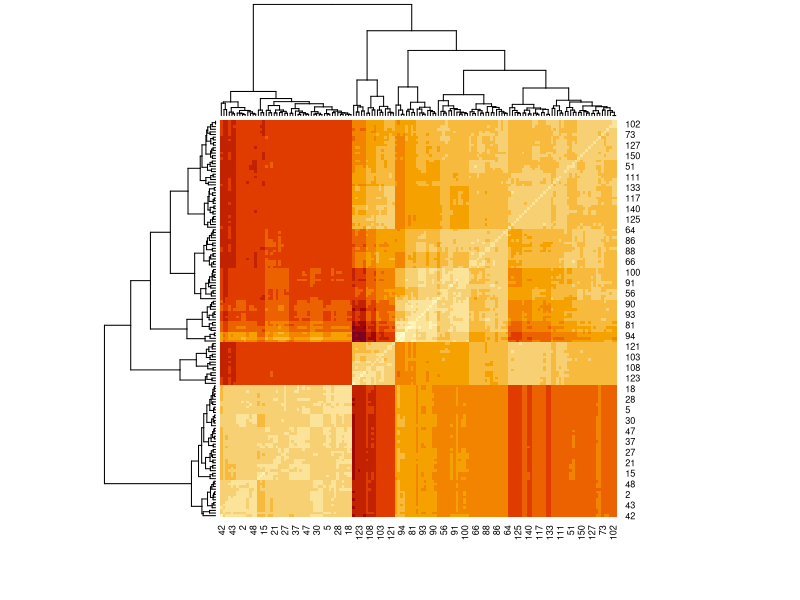
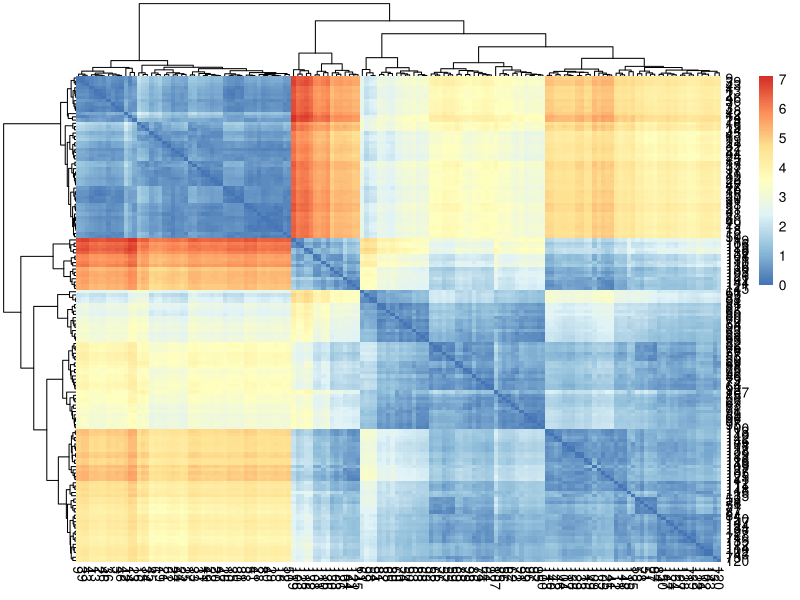
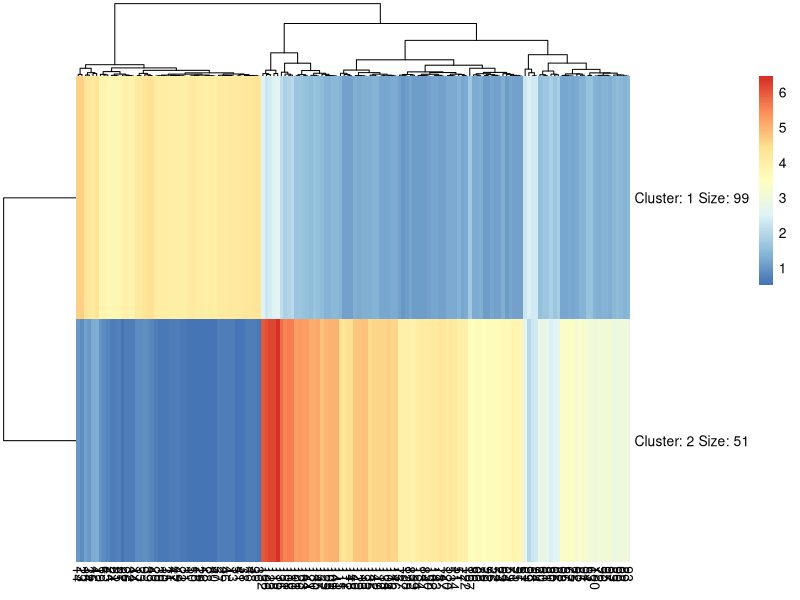
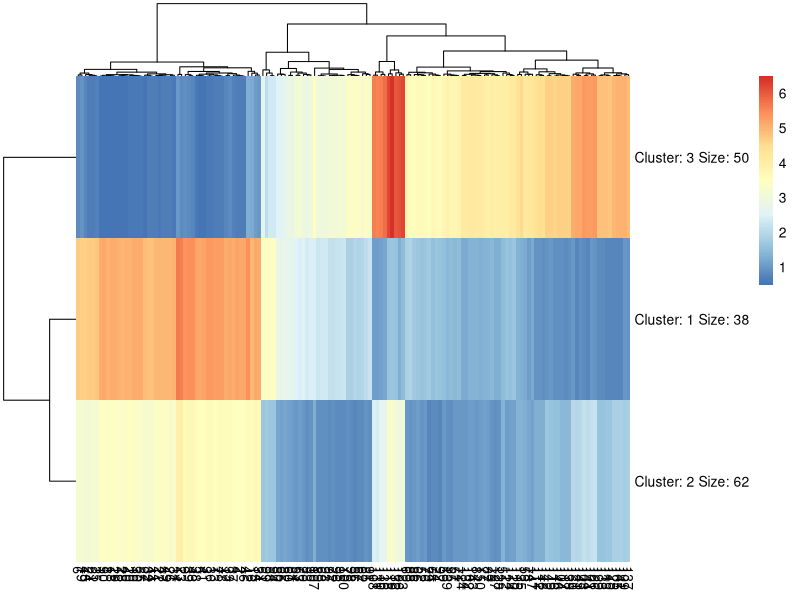
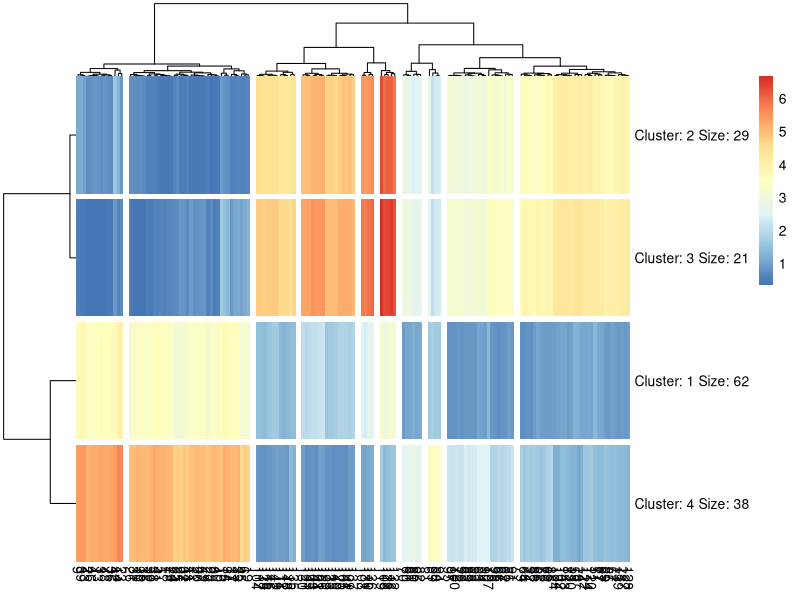
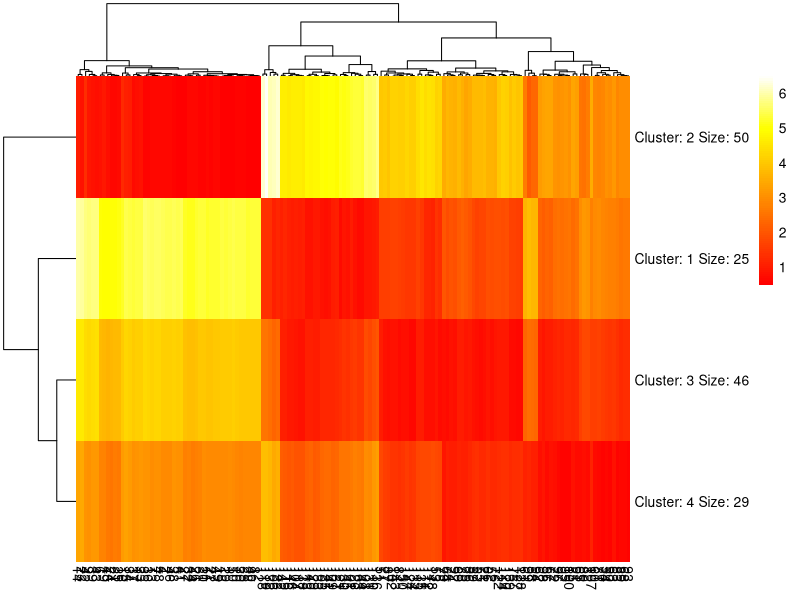
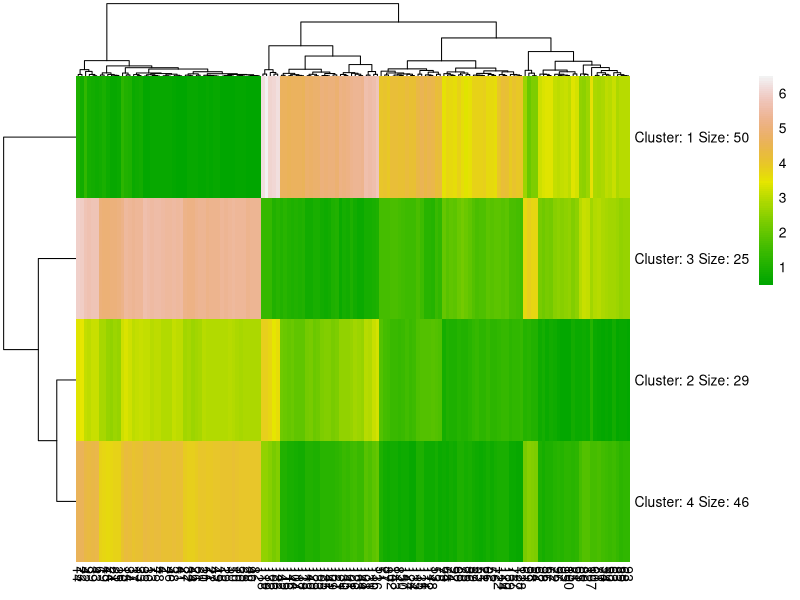
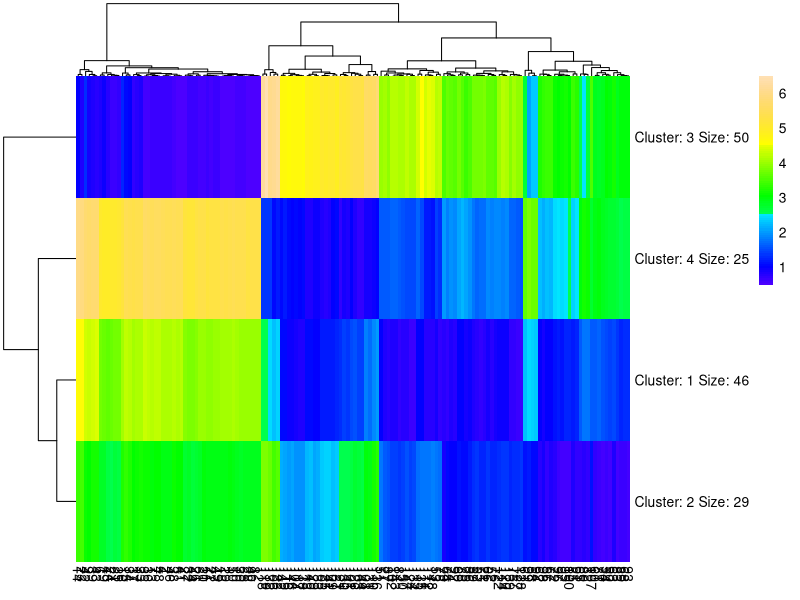

R code for these plots, in order:
#矩陣 (matrix) 是二維資料物件
#由列 (row) 與行 (column) 組成
dist(c(1:10)) #try the dist function 10點一維空間距離
dist(cbind(c(1:10),c(1:10)),method="manhattan") # change the method
dist(cbind(c(1:10),c(1:10)),method="euclidean")  #10點二維空間距離
dist(cbind(c(1:10),c(1:10),c(1:10)),method="euclidean") #10點三維空間距離

irisMatrix = as.matrix(dist(iris[,1:4])) #put the distances into Matirx
irisMatrix
heatmap(irisMatrix)  #因為 heapmap 只接受相同資料型態之二維 matrix 

#another heatmap :Pretty Heatmaps
if(!require(pheatmap)) install.packages("pheatmap")
library(pheatmap)
pheatmap(irisMatrix)
pheatmap(irisMatrix,kmeans_k = 2)  #搭配 kmenas
pheatmap(irisMatrix,kmeans_k = 3)
pheatmap(irisMatrix,kmeans_k = 4,cutree_rows=4,cutree_cols=10)
#各種內建調色盤
pheatmap(irisMatrix,kmeans_k = 4,heat.colors(100))
pheatmap(irisMatrix,kmeans_k = 4,terrain.colors(100))
pheatmap(irisMatrix,kmeans_k = 4,topo.colors(100))
pheatmap(irisMatrix,kmeans_k = 4,rainbow(100))
#######

install.packages("scatterplot3d")
library("scatterplot3d")
scatterplot3d(iris)
scatterplot3d(iris[,1:3],pch = 10, color="blue")
scatterplot3d(iris$Sepal.Length,iris$Sepal.Width,iris$Petal.Length)

colors <- c("red", "green", "blue")
colors <- colors[as.numeric(iris$Species)]
scatterplot3d(iris[,1:3], pch = 16, color=colors)
### matrix 介紹
#matrix(data=NA, nrow=1, ncol=1, byrow=FALSE, dimnames=NULL)
mdat <- matrix(c(1,2,3, 11,12,13), nrow = 2, ncol = 3, byrow = TRUE,
               dimnames = list(c("row1", "row2"),
                               c("C.1", "C.2", "C.3")))
mdat

a = c(1,2,3)
b= as.matrix(dist(a))

c=matrix(1:12, 3, 4)    #建立 3列 * 4 行矩陣 bycol
c
d=matrix(1:12, ncol=4)
d
e= matrix(1:12) 
e
